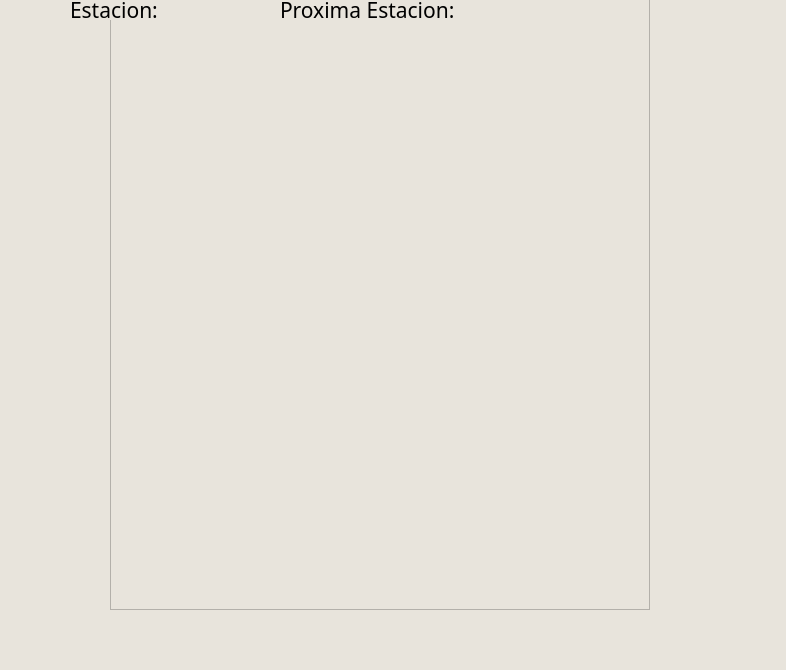
<?xml version="1.0" encoding="UTF-8"?>
<ui version="4.0">
 <class>MainWindow</class>
 <widget class="QMainWindow" name="MainWindow">
  <property name="geometry">
   <rect>
    <x>0</x>
    <y>0</y>
    <width>786</width>
    <height>670</height>
   </rect>
  </property>
  <property name="windowTitle">
   <string>Rush Hour</string>
  </property>
  <property name="autoFillBackground">
   <bool>false</bool>
  </property>
  <property name="styleSheet">
   <string notr="true">background-color: rgb(232,228,220);</string>
  </property>
  <widget class="QWidget" name="centralwidget">
   <widget class="QGraphicsView" name="graphicsView">
    <property name="geometry">
     <rect>
      <x>110</x>
      <y>-10</y>
      <width>540</width>
      <height>620</height>
     </rect>
    </property>
   </widget>
   <widget class="QLabel" name="ActualStation">
    <property name="geometry">
     <rect>
      <x>70</x>
      <y>0</y>
      <width>121</width>
      <height>20</height>
     </rect>
    </property>
    <property name="palette">
     <palette>
      <active>
       <colorrole role="WindowText">
        <brush brushstyle="SolidPattern">
         <color alpha="255">
          <red>0</red>
          <green>0</green>
          <blue>0</blue>
         </color>
        </brush>
       </colorrole>
       <colorrole role="Button">
        <brush brushstyle="SolidPattern">
         <color alpha="255">
          <red>232</red>
          <green>228</green>
          <blue>220</blue>
         </color>
        </brush>
       </colorrole>
       <colorrole role="Base">
        <brush brushstyle="SolidPattern">
         <color alpha="255">
          <red>232</red>
          <green>228</green>
          <blue>220</blue>
         </color>
        </brush>
       </colorrole>
       <colorrole role="Window">
        <brush brushstyle="SolidPattern">
         <color alpha="255">
          <red>232</red>
          <green>228</green>
          <blue>220</blue>
         </color>
        </brush>
       </colorrole>
      </active>
      <inactive>
       <colorrole role="WindowText">
        <brush brushstyle="SolidPattern">
         <color alpha="255">
          <red>0</red>
          <green>0</green>
          <blue>0</blue>
         </color>
        </brush>
       </colorrole>
       <colorrole role="Button">
        <brush brushstyle="SolidPattern">
         <color alpha="255">
          <red>232</red>
          <green>228</green>
          <blue>220</blue>
         </color>
        </brush>
       </colorrole>
       <colorrole role="Base">
        <brush brushstyle="SolidPattern">
         <color alpha="255">
          <red>232</red>
          <green>228</green>
          <blue>220</blue>
         </color>
        </brush>
       </colorrole>
       <colorrole role="Window">
        <brush brushstyle="SolidPattern">
         <color alpha="255">
          <red>232</red>
          <green>228</green>
          <blue>220</blue>
         </color>
        </brush>
       </colorrole>
      </inactive>
      <disabled>
       <colorrole role="WindowText">
        <brush brushstyle="SolidPattern">
         <color alpha="255">
          <red>120</red>
          <green>120</green>
          <blue>120</blue>
         </color>
        </brush>
       </colorrole>
       <colorrole role="Button">
        <brush brushstyle="SolidPattern">
         <color alpha="255">
          <red>232</red>
          <green>228</green>
          <blue>220</blue>
         </color>
        </brush>
       </colorrole>
       <colorrole role="Base">
        <brush brushstyle="SolidPattern">
         <color alpha="255">
          <red>232</red>
          <green>228</green>
          <blue>220</blue>
         </color>
        </brush>
       </colorrole>
       <colorrole role="Window">
        <brush brushstyle="SolidPattern">
         <color alpha="255">
          <red>232</red>
          <green>228</green>
          <blue>220</blue>
         </color>
        </brush>
       </colorrole>
      </disabled>
     </palette>
    </property>
    <property name="font">
     <font>
      <family>Bahnschrift Condensed</family>
      <pointsize>16</pointsize>
     </font>
    </property>
    <property name="text">
     <string>Estacion: </string>
    </property>
   </widget>
   <widget class="QLabel" name="NextStation">
    <property name="geometry">
     <rect>
      <x>280</x>
      <y>0</y>
      <width>241</width>
      <height>20</height>
     </rect>
    </property>
    <property name="palette">
     <palette>
      <active>
       <colorrole role="WindowText">
        <brush brushstyle="SolidPattern">
         <color alpha="255">
          <red>0</red>
          <green>0</green>
          <blue>0</blue>
         </color>
        </brush>
       </colorrole>
       <colorrole role="Button">
        <brush brushstyle="SolidPattern">
         <color alpha="255">
          <red>232</red>
          <green>228</green>
          <blue>220</blue>
         </color>
        </brush>
       </colorrole>
       <colorrole role="Base">
        <brush brushstyle="SolidPattern">
         <color alpha="255">
          <red>232</red>
          <green>228</green>
          <blue>220</blue>
         </color>
        </brush>
       </colorrole>
       <colorrole role="Window">
        <brush brushstyle="SolidPattern">
         <color alpha="255">
          <red>232</red>
          <green>228</green>
          <blue>220</blue>
         </color>
        </brush>
       </colorrole>
      </active>
      <inactive>
       <colorrole role="WindowText">
        <brush brushstyle="SolidPattern">
         <color alpha="255">
          <red>0</red>
          <green>0</green>
          <blue>0</blue>
         </color>
        </brush>
       </colorrole>
       <colorrole role="Button">
        <brush brushstyle="SolidPattern">
         <color alpha="255">
          <red>232</red>
          <green>228</green>
          <blue>220</blue>
         </color>
        </brush>
       </colorrole>
       <colorrole role="Base">
        <brush brushstyle="SolidPattern">
         <color alpha="255">
          <red>232</red>
          <green>228</green>
          <blue>220</blue>
         </color>
        </brush>
       </colorrole>
       <colorrole role="Window">
        <brush brushstyle="SolidPattern">
         <color alpha="255">
          <red>232</red>
          <green>228</green>
          <blue>220</blue>
         </color>
        </brush>
       </colorrole>
      </inactive>
      <disabled>
       <colorrole role="WindowText">
        <brush brushstyle="SolidPattern">
         <color alpha="255">
          <red>120</red>
          <green>120</green>
          <blue>120</blue>
         </color>
        </brush>
       </colorrole>
       <colorrole role="Button">
        <brush brushstyle="SolidPattern">
         <color alpha="255">
          <red>232</red>
          <green>228</green>
          <blue>220</blue>
         </color>
        </brush>
       </colorrole>
       <colorrole role="Base">
        <brush brushstyle="SolidPattern">
         <color alpha="255">
          <red>232</red>
          <green>228</green>
          <blue>220</blue>
         </color>
        </brush>
       </colorrole>
       <colorrole role="Window">
        <brush brushstyle="SolidPattern">
         <color alpha="255">
          <red>232</red>
          <green>228</green>
          <blue>220</blue>
         </color>
        </brush>
       </colorrole>
      </disabled>
     </palette>
    </property>
    <property name="font">
     <font>
      <family>Bahnschrift Condensed</family>
      <pointsize>16</pointsize>
     </font>
    </property>
    <property name="text">
     <string>Proxima Estacion:</string>
    </property>
   </widget>
  </widget>
  <widget class="QMenuBar" name="menubar">
   <property name="geometry">
    <rect>
     <x>0</x>
     <y>0</y>
     <width>786</width>
     <height>26</height>
    </rect>
   </property>
  </widget>
  <widget class="QStatusBar" name="statusbar"/>
 </widget>
 <resources/>
 <connections/>
</ui>
